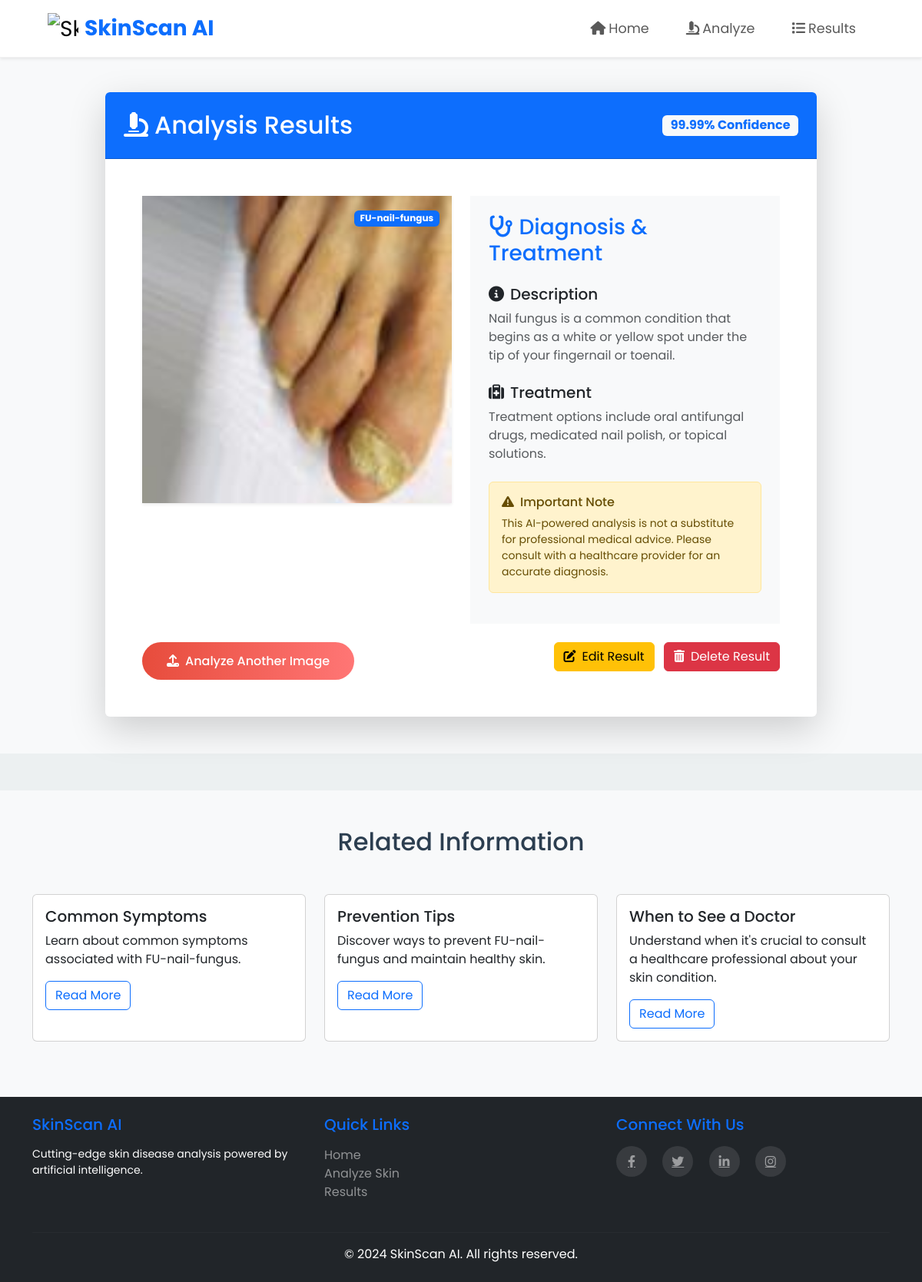
/predictions/result/17/, run on the app's committed database.
### predictions/models.py (models this page shows, shortened)
class PredictionResult(models.Model):
    image = models.ImageField(upload_to='media/analyzed_images/')
    predicted_class = models.CharField(max_length=100)
    confidence = models.FloatField()
    created_at = models.DateTimeField(auto_now_add=True)
    diagnosis = models.TextField(default="No diagnosis available")  # Add default here
    treatment = models.TextField(default="No treatment available")

### predictions/views.py (the view)
# urls.py: path('result/<int:pk>/', views.result_detail, name='result_detail'),
def result_detail(request, pk):
    result = get_object_or_404(PredictionResult, pk=pk)
    context = {
        'result': result,
        'common_symptoms_url': f"/predictions/common_symptoms/{result.predicted_class}/?result_id={result.id}",
        'prevention_tips_url': f"/predictions/prevention_tips/{result.predicted_class}/?result_id={result.id}",
        'when_to_see_doctor_url': f"/predictions/when_to_see_doctor/{result.predicted_class}/?result_id={result.id}",
    }
    return render(request, 'predictions/result.html', context)

### predictions/templates/predictions/result.html (shortened to what this page needs)
{% extends 'predictions/base.html' %}
{% load static %}
{% block content %}
<div class="container-fluid py-5 bg-light">
    <div class="container">
        <div class="row justify-content-center">
            <div class="col-lg-10">
                <div class="card shadow-lg border-0 rounded-lg overflow-hidden">
                    <div class="card-header bg-primary text-white p-4">
                        <div class="d-flex justify-content-between align-items-center">
                            <h2 class="mb-0">
                                <i class="fas fa-microscope me-2"></i>Analysis Results
                            </h2>
                            <span class="badge bg-light text-primary fs-6">
                                {{ result.confidence|floatformat:2 }}% Confidence
                            </span>
                        </div>
                    </div>
                    <div class="card-body p-5">
                        <div class="row">
                            <div class="col-md-6 mb-4 mb-md-0">
                                <div class="analysis-image-container">
                                    <div class="position-relative">
                                        {% if result.image %}
                                            <img src="{{ result.image.url }}" alt="Analyzed Image"
                                                 class="img-fluid rounded-lg shadow-sm w-100 mb-3"
                                                 style="max-height: 400px; object-fit: cover;">
                                        {% else %}
                                            <div class="no-image-placeholder rounded-lg bg-light d-flex align-items-center justify-content-center"
                                                 style="height: 400px;">
                                                <i class="fas fa-image fa-3x text-muted"></i>
                                            </div>
                                        {% endif %}
                                        <div class="position-absolute top-0 end-0 m-3">
                                            <span class="badge bg-primary">
                                                {{ result.predicted_class }}
                                            </span>
                                        </div>
                                    </div>
                                </div>
                            </div>
                            <div class="col-md-6">
                                <div class="diagnosis-container bg-light p-4 rounded-lg h-100">
                                    <h3 class="mb-4 text-primary">
                                        <i class="fas fa-stethoscope me-2"></i>Diagnosis & Treatment
                                    </h3>
                                    <div class="mb-4">
                                        <h5 class="text-dark">
                                            <i class="fas fa-info-circle me-2"></i>Description
                                        </h5>
                                        <p class="text-muted">{{ result.diagnosis }}</p>
                                    </div>
                                    <div class="mb-4">
                                        <h5 class="text-dark">
                                            <i class="fas fa-medkit me-2"></i>Treatment
                                        </h5>
                                        <p class="text-muted">{{ result.treatment }}</p>
                                    </div>
                                    <div class="alert alert-warning" role="alert">
                                        <h6 class="alert-heading">
                                            <i class="fas fa-exclamation-triangle me-2"></i>Important Note
                                        </h6>
                                        <p class="mb-0 small">This AI-powered analysis is not a substitute for professional medical advice. Please consult with a healthcare provider for an accurate diagnosis.</p>
                                    </div>
                                </div>
                            </div>
                        </div>
                        <div class="d-flex justify-content-between mt-4">
                            <a href="{% url 'upload_image' %}" class="btn btn-primary">
                                <i class="fas fa-upload me-2"></i>Analyze Another Image
                            </a>
                            <div>
                                <a href="{% url 'result_edit' result.pk %}" class="btn btn-warning me-2">
                                    <i class="fas fa-edit me-2"></i>Edit Result
                                </a>
                                <a href="{% url 'result_delete' result.pk %}" class="btn btn-danger">
                                    <i class="fas fa-trash-alt me-2"></i>Delete Result
                                </a>
                            </div>
                        </div>
                    </div>
                </div>
            </div>
        </div>
    </div>
</div>
<div class="bg-light py-5 mt-5">
    <div class="container">
        <h2 class="text-center mb-5">Related Information</h2>
        <div class="row">
            <div class="col-md-4 mb-4">
                <div class="card h-100">
                    <div class="card-body">
                        <h5 class="card-title">Common Symptoms</h5>
                        <p class="card-text">Learn about common symptoms associated with {{ result.predicted_class }}.</p>
                        <a href="{% url 'common_symptoms' result.predicted_class %}" class="btn btn-outline-primary">Read More</a>
                    </div>
                </div>
            </div>
            <div class="col-md-4 mb-4">
                <div class="card h-100">
                    <div class="card-body">
                        <h5 class="card-title">Prevention Tips</h5>
                        <p class="card-text">Discover ways to prevent {{ result.predicted_class }} and maintain healthy skin.</p>
                        <a href="{% url 'prevention_tips' result.predicted_class %}" class="btn btn-outline-primary">Read More</a>
                    </div>
                </div>
            </div>
            <div class="col-md-4 mb-4">
                <div class="card h-100">
                    <div class="card-body">
                        <h5 class="card-title">When to See a Doctor</h5>
                        <p class="card-text">Understand when it's crucial to consult a healthcare professional about your skin condition.</p>
                        <a href="{% url 'when_to_see_doctor' result.predicted_class %}" class="btn btn-outline-primary">Read More</a>
                    </div>
                </div>
            </div>
        </div>
    </div>
</div>
{% endblock %}

### predictions/static/css/style.css (style rules this page uses)
:root { --primary-gradient-start: #3498db; --primary-gradient-end: #2ecc71; --accent: #e74c3c; --dark: #2c3e50; --light: #ecf0f1; --white: #ffffff; --text-primary: #2c3e50; --text-secondary: #7f8c8d; --success: #27ae60; --warning: #f1c40f; --danger: #c0392b; }
body { font-family: 'Poppins', sans-serif; color: var(--text-primary); background-color: var(--light); }
.btn-primary { background: linear-gradient(to right, var(--accent), #ff7675); border: none; padding: 0.8rem 2rem; border-radius: 50px; font-weight: 500; transition: transform 0.3s ease, box-shadow 0.3s ease; }

### data on the page
PredictionResult: confidence "99.99", image (picture), predicted_class "FU-nail-fungus", diagnosis "Nail fungus is a common condition that begins as a white or yellow spot under the tip of your fingernail or toenail.", treatment "Treatment options include oral antifungal drugs, medicated nail polish, or topical solutions."
